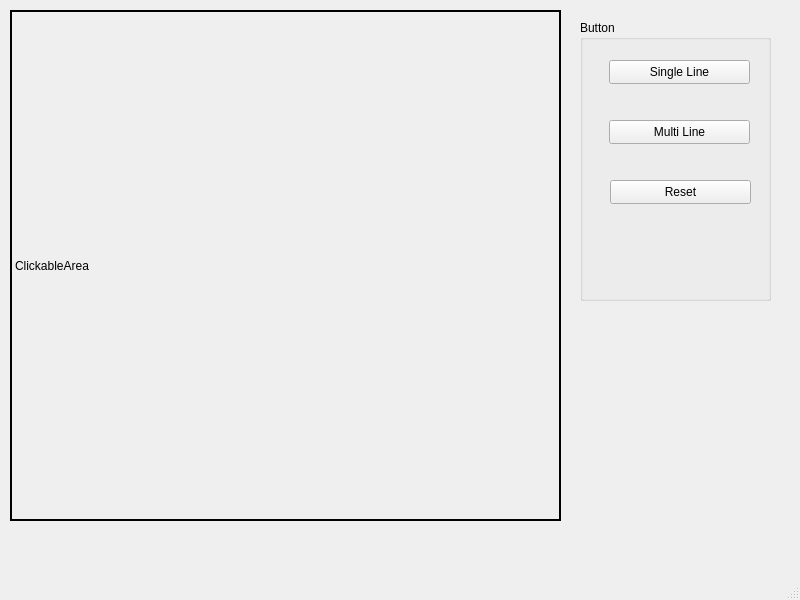
<?xml version="1.0" encoding="UTF-8"?>
<ui version="4.0">
 <class>MainWindow</class>
 <widget class="QMainWindow" name="MainWindow">
  <property name="geometry">
   <rect>
    <x>0</x>
    <y>0</y>
    <width>800</width>
    <height>600</height>
   </rect>
  </property>
  <property name="windowTitle">
   <string>MainWindow</string>
  </property>
  <widget class="QWidget" name="centralwidget">
   <widget class="my_canvas" name="canvas">
    <property name="geometry">
     <rect>
      <x>10</x>
      <y>10</y>
      <width>551</width>
      <height>511</height>
     </rect>
    </property>
    <property name="mouseTracking">
     <bool>true</bool>
    </property>
    <property name="frameShape">
     <enum>QFrame::Box</enum>
    </property>
    <property name="lineWidth">
     <number>2</number>
    </property>
    <property name="text">
     <string>ClickableArea</string>
    </property>
   </widget>
   <widget class="QGroupBox" name="groupButton">
    <property name="geometry">
     <rect>
      <x>580</x>
      <y>20</y>
      <width>191</width>
      <height>281</height>
     </rect>
    </property>
    <property name="title">
     <string>Button</string>
    </property>
    <widget class="QPushButton" name="singleButton">
     <property name="geometry">
      <rect>
       <x>29</x>
       <y>40</y>
       <width>141</width>
       <height>24</height>
      </rect>
     </property>
     <property name="text">
      <string>Single Line</string>
     </property>
    </widget>
    <widget class="QPushButton" name="multiButton">
     <property name="geometry">
      <rect>
       <x>29</x>
       <y>100</y>
       <width>141</width>
       <height>24</height>
      </rect>
     </property>
     <property name="text">
      <string>Multi Line</string>
     </property>
    </widget>
    <widget class="QPushButton" name="resetButton">
     <property name="geometry">
      <rect>
       <x>30</x>
       <y>160</y>
       <width>141</width>
       <height>24</height>
      </rect>
     </property>
     <property name="text">
      <string>Reset</string>
     </property>
    </widget>
   </widget>
  </widget>
  <widget class="QMenuBar" name="menubar">
   <property name="geometry">
    <rect>
     <x>0</x>
     <y>0</y>
     <width>800</width>
     <height>21</height>
    </rect>
   </property>
  </widget>
  <widget class="QStatusBar" name="statusbar"/>
 </widget>
 <customwidgets>
  <customwidget>
   <class>my_canvas</class>
   <extends>QLabel</extends>
   <header location="global">my_canvas.h</header>
  </customwidget>
 </customwidgets>
 <resources/>
 <connections/>
</ui>
